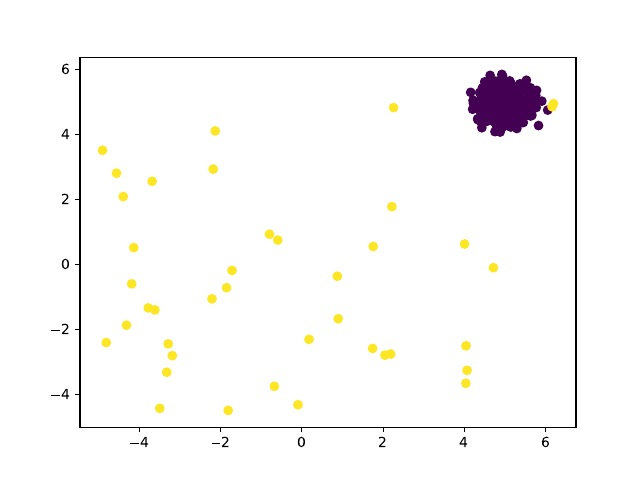

The script that saved this image:
from pyod import utils
from pyod.models.knn import KNN
from matplotlib import pyplot as plt

dataset = utils.generate_data(n_train=400, n_test=100, contamination=0.1)

X_train, X_test, y_train, y_test = dataset

plt.scatter(X_train[:, 0], X_train[:, 1])
plt.show()

clf = KNN()
clf.fit(X_train)

pred = clf.labels_
print(pred.shape)
plt.scatter(X_train[:, 0], X_train[:, 1], c=pred)
plt.savefig('ex1.pdf')
plt.show()